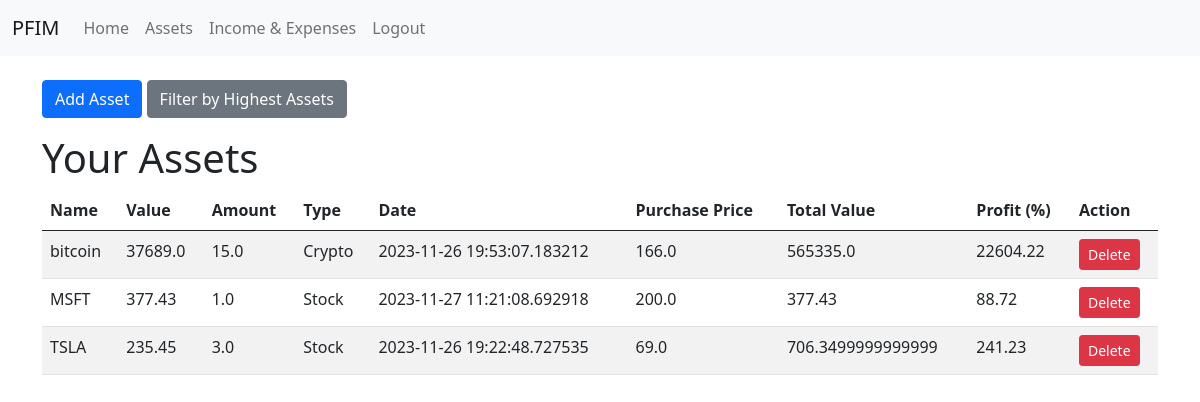
The app's page /filter_highest_assets (signed in) with its own data.
### tables this page shows
CREATE TABLE assets (
            assetid INTEGER PRIMARY KEY AUTOINCREMENT,
            name VARCHAR(64) NOT NULL,
            value FLOAT NOT NULL,
            amount FLOAT NOT NULL,
            assettypeid INTEGER REFERENCES assettype(assettypeid),
            date TIMESTAMP,
            userid INTEGER REFERENCES users(userid),
            purchaseprice FLOAT NOT NULL
        );

### index.py (the view)
@app.route('/filter_highest_assets')
def show_highest_assets():
    assets = db.filter_highest_assets(session['id'])
    return render_template('assets.html', assets=assets)

### DBoperations.py (called while the page is built)
def get_db_connection():
    conn = sqlite3.connect(DATABASE, check_same_thread=False)
    return conn

def filter_highest_assets(userid):
    conn = get_db_connection()
    cur = conn.cursor()
    cur.execute("""
    SELECT
            assetid,
            name,
            value,
            amount,
            assettypeid,
            date,
            userid,
            purchaseprice,
            value * amount AS total_value,
            ((value * amount) - (purchaseprice * amount)) / (purchaseprice * amount) * 100 AS profit_percentage
        FROM
            assets
        WHERE
            userid = ?
        ORDER BY (value - purchaseprice) DESC
    """, (userid,))
    assets1 = cur.fetchall()
    conn.close()
    return assets1

### templates/assets.html (shortened to what this page needs)
<!DOCTYPE html>
<html>
<head>
    <link href="https://cdn.jsdelivr.net/npm/bootstrap@5.1.0/dist/css/bootstrap.min.css" rel="stylesheet">
</head>
<body>
    {% include 'navbar.html' %}
    <div class="container mt-4">
        <div class="mb-3">
            <button class="btn btn-primary" onclick="location.href='/addasset'">Add Asset</button>
            <button class="btn btn-secondary" onclick="location.href='/filter_highest_assets'">Filter by Highest Assets</button>
        </div>
        <h1>Your Assets</h1>
        <table class="table table-striped table-hover">
            <thead>
                <tr>
                    <th>Name</th>
                    <th>Value</th>
                    <th>Amount</th>
                    <th>Type</th>
                    <th>Date</th>
                    <th>Purchase Price</th>
                    <th>Total Value</th>
                    <th>Profit (%)</th>
                    <th>Action</th>
                </tr>
            </thead>
            <tbody>
                {% for asset in assets %}
                <tr>
                    <td>{{ asset[1] }}</td>
                    <td>{{ asset[2] }}</td>
                    <td>{{ asset[3] }}</td>
                    <td>{{ 'Crypto' if asset[4] == 0 else 'Stock' }}</td>
                    <td>{{ asset[5] }}</td>
                    <td>{{ asset[7] }}</td>
                    <td>{{ asset[8] }}</td>
                    <td>{{ "%.2f"|format(asset[9]) }}</td>
                    <td>
                        <form action="/delete_asset" method="post">
                            <button type="submit" class="btn btn-danger btn-sm">Delete</button>
                        </form>
                    </td>
                </tr>
                {% endfor %}
            </tbody>
        </table>
    </div>
</body>
</html>

### records on screen
assets: name "bitcoin", value "37689.0", amount "15.0", assettypeid "Crypto", date "2023-11-26 19:53:07.183212", purchaseprice "166.0", asset "565335.0", asset "22604.22"
assets: name "MSFT", value "377.43", amount "1.0", assettypeid "Stock", date "2023-11-27 11:21:08.692918", purchaseprice "200.0", asset "88.72"
assets: name "TSLA", value "235.45", amount "3.0", assettypeid "Stock", date "2023-11-26 19:22:48.727535", purchaseprice "69.0", asset "706.3499999999999", asset "241.23"
